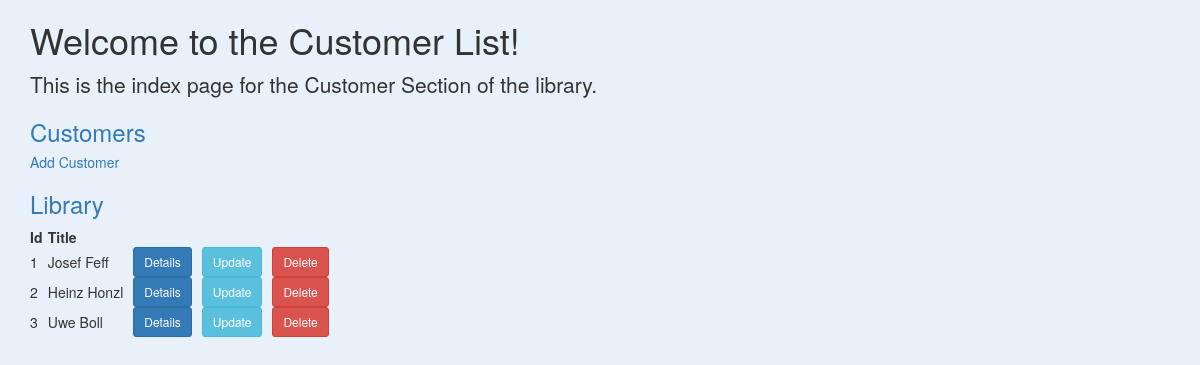
/customers, run on an earlier commit of the app's database.
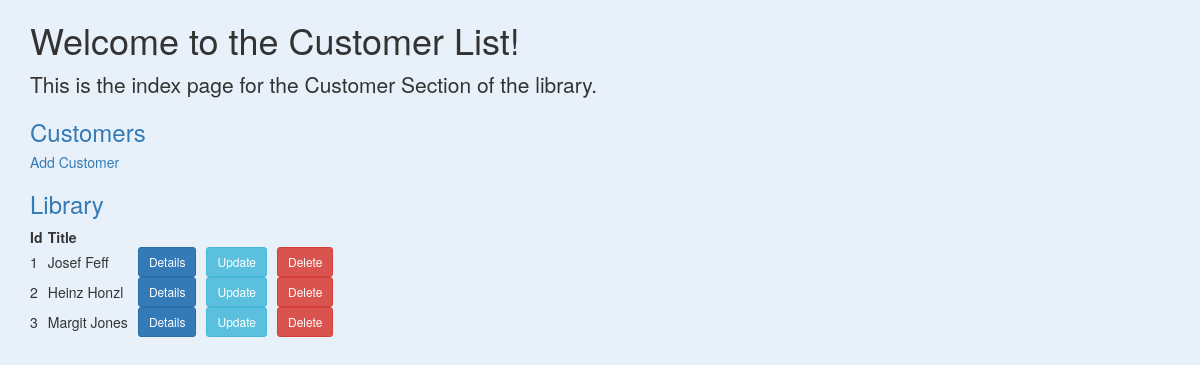
And on a later commit of the database.
### app.py (models this page shows, shortened)
class Customer(db.Model):
    __tablename__ = 'customers'
    id = db.Column(db.Integer, primary_key=True)
    name = db.Column(db.String)

### app.py (the view)
@app.route('/customers')
def customers():
    return render_template('customers.html', customer = Customer.query.all())

### templates/customers.html (shortened to what this page needs)
{% extends 'bootstrap/base.html' %} {% block styles %} {{ super() }}
 {% endblock %} {% block title %} Library {% endblock %} {% block content %}
<div class="container">
    <div class="row">
        <div class="col-md-10 col-lg-8 mx-lg-auto mx-md-auto">
            <h1 class="pt-5 pb-2">Welcome to the Customer List!</h1>
            <p class="lead">This is the index page for the Customer Section of the library.</p>
            <h3>
                <a href="{{ url_for('customers') }}">Customers</a>
            </h3>
            <h5>
                <a href="{{ url_for('new_customer') }}">Add Customer</a>
            </h5>
            <h3>
                <a href="{{ url_for('index') }}">Library</a>
            </h3>
            <table>
                <thead>
                    <tr>
                        <th>Id</th>
                        <th>Title</th>
                    </tr>
                </thead>
                <tbody>
                    {% for customer in customer %}
                    <tr>
                        <td>{{ customer.id }}</td>
                        <td>{{ customer.name }}</td>
                        <td>
                            <a href=/customers/{{customer.id}}>
                                <button class="btn btn-primary btn-sm">Details</button>
                            </a>
                        </td>
                        <td>
                            <a href=/customers/{{customer.id}}/update>
                                <button class="btn btn-info btn-sm">Update</button>
                            </a>
                        </td>
                        <td>
                            <a href=/customers/{{customer.id}}/delete>
                                <button class="btn btn-danger btn-sm">Delete</button>
                            </a>
                        </td>
                    </tr>
                    {% endfor %}
                </tbody>
            </table>
        </div>
    </div>
</div>
{% endblock %}

What changed in the data, as far as the page shows it:
changed Customer id 3: name "Uwe Boll" → "Margit Jones"
